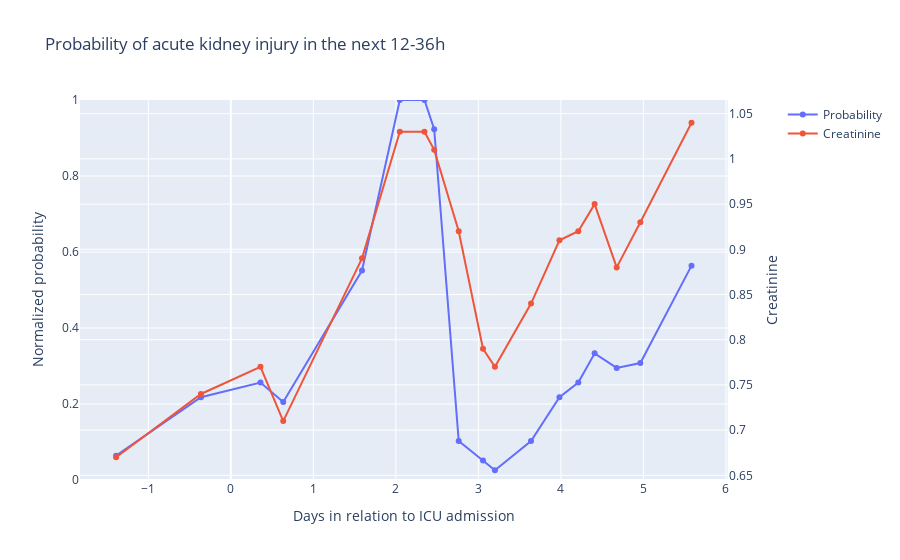

Here is the notebook cell this chart was saved with:
### Code cell
#import plotly.express as px
import plotly.graph_objects as go
from plotly.subplots import make_subplots

fig = make_subplots(specs=[[{"secondary_y": True}]])

df = class_gt_pred[class_gt_pred['patientunitstayid']==850911]
df['labresultoffset (days)'] = df['labresultoffset']/(60*24)

fig.add_trace(go.Scatter(
    x=df['labresultoffset (days)'],
    y=df['Normalized score'],
    name='Probability'), 
    secondary_y=False)

fig.add_trace(
    go.Scatter(x=df['labresultoffset (days)'], y=df['creatinine'], name="Creatinine"),
    secondary_y=True)

fig.update_layout(
    title = 'Probability of acute kidney injury in the next 12-36h',
    xaxis_title="Days in relation to ICU admission",
    yaxis_title="Normalized probability")

fig.update_yaxes(title_text="Normalized probability",range=[0,1], secondary_y=False)
fig.update_yaxes(title_text="Creatinine", secondary_y=True)
fig.show()

#class_gt_pred[class_gt_pred['patientunitstayid']==3126631].sort_values(by='labresultoffset', ascending=True, inplace=True)
#class_gt_pred[class_gt_pred['patientunitstayid']==850911].plot('time_to_detect','Normalized score')

### Figure 1 — Plotly figure (JSON) as saved in the notebook; plotly's stock layout.template omitted (floating-point values rounded to 4 significant figures)
{"data": [{"name": "Probability", "type": "scatter", "x": [-1.39, -0.3625, 0.359, 0.6347, 1.59, 2.048, 2.347, 2.465, 2.762, 3.056, 3.201, 3.638, 3.983, 4.211, 4.409, 4.676, 4.963, 5.583], "xaxis": "x", "y": [0.0641, 0.2179, 0.2564, 0.2051, 0.5513, 1, 1, 0.9231, 0.1026, 0.05128, 0.02564, 0.1026, 0.2179, 0.2564, 0.3333, 0.2949, 0.3077, 0.5641], "yaxis": "y"}, {"name": "Creatinine", "type": "scatter", "x": [-1.39, -0.3625, 0.359, 0.6347, 1.59, 2.048, 2.347, 2.465, 2.762, 3.056, 3.201, 3.638, 3.983, 4.211, 4.409, 4.676, 4.963, 5.583], "xaxis": "x", "y": [0.67, 0.74, 0.77, 0.71, 0.89, 1.03, 1.03, 1.01, 0.92, 0.79, 0.77, 0.84, 0.91, 0.92, 0.95, 0.88, 0.93, 1.04], "yaxis": "y2"}], "layout": {"title": {"text": "Probability of acute kidney injury in the next 12-36h"}, "xaxis": {"anchor": "y", "domain": [0, 0.94], "title": {"text": "Days in relation to ICU admission"}}, "yaxis": {"anchor": "x", "domain": [0, 1], "range": [0, 1], "title": {"text": "Normalized probability"}}, "yaxis2": {"anchor": "x", "overlaying": "y", "side": "right", "title": {"text": "Creatinine"}}}}
